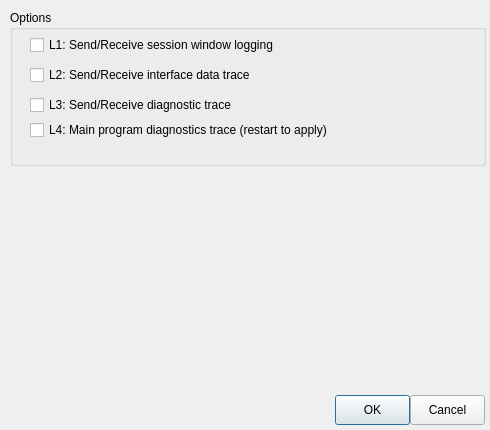
<?xml version="1.0" encoding="UTF-8"?>
<ui version="4.0">
 <class>LogSettingsDialogClass</class>
 <widget class="QDialog" name="LogSettingsDialogClass">
  <property name="geometry">
   <rect>
    <x>0</x>
    <y>0</y>
    <width>490</width>
    <height>430</height>
   </rect>
  </property>
  <property name="windowTitle">
   <string>LogSettingsDialog</string>
  </property>
  <widget class="QPushButton" name="cOK">
   <property name="geometry">
    <rect>
     <x>335</x>
     <y>395</y>
     <width>75</width>
     <height>30</height>
    </rect>
   </property>
   <property name="text">
    <string>OK</string>
   </property>
  </widget>
  <widget class="QPushButton" name="cCancel">
   <property name="geometry">
    <rect>
     <x>410</x>
     <y>395</y>
     <width>75</width>
     <height>30</height>
    </rect>
   </property>
   <property name="text">
    <string>Cancel</string>
   </property>
  </widget>
  <widget class="QGroupBox" name="groupBox">
   <property name="geometry">
    <rect>
     <x>10</x>
     <y>10</y>
     <width>476</width>
     <height>156</height>
    </rect>
   </property>
   <property name="title">
    <string>Options</string>
   </property>
   <widget class="QCheckBox" name="cL1">
    <property name="geometry">
     <rect>
      <x>20</x>
      <y>25</y>
      <width>400</width>
      <height>20</height>
     </rect>
    </property>
    <property name="text">
     <string>L1: Send/Receive session window logging</string>
    </property>
   </widget>
   <widget class="QCheckBox" name="cL2">
    <property name="geometry">
     <rect>
      <x>20</x>
      <y>55</y>
      <width>400</width>
      <height>20</height>
     </rect>
    </property>
    <property name="text">
     <string>L2: Send/Receive interface data trace</string>
    </property>
   </widget>
   <widget class="QCheckBox" name="cL3">
    <property name="geometry">
     <rect>
      <x>20</x>
      <y>85</y>
      <width>400</width>
      <height>20</height>
     </rect>
    </property>
    <property name="text">
     <string>L3: Send/Receive diagnostic trace</string>
    </property>
   </widget>
   <widget class="QCheckBox" name="cL4">
    <property name="geometry">
     <rect>
      <x>20</x>
      <y>110</y>
      <width>400</width>
      <height>20</height>
     </rect>
    </property>
    <property name="text">
     <string>L4: Main program diagnostics trace (restart to apply)</string>
    </property>
   </widget>
  </widget>
 </widget>
 <layoutdefault spacing="6" margin="11"/>
 <resources/>
 <connections>
  <connection>
   <sender>cOK</sender>
   <signal>clicked()</signal>
   <receiver>LogSettingsDialogClass</receiver>
   <slot>accept()</slot>
   <hints>
    <hint type="sourcelabel">
     <x>375</x>
     <y>409</y>
    </hint>
    <hint type="destinationlabel">
     <x>311</x>
     <y>397</y>
    </hint>
   </hints>
  </connection>
  <connection>
   <sender>cCancel</sender>
   <signal>clicked()</signal>
   <receiver>LogSettingsDialogClass</receiver>
   <slot>reject()</slot>
   <hints>
    <hint type="sourcelabel">
     <x>444</x>
     <y>413</y>
    </hint>
    <hint type="destinationlabel">
     <x>421</x>
     <y>425</y>
    </hint>
   </hints>
  </connection>
 </connections>
</ui>
